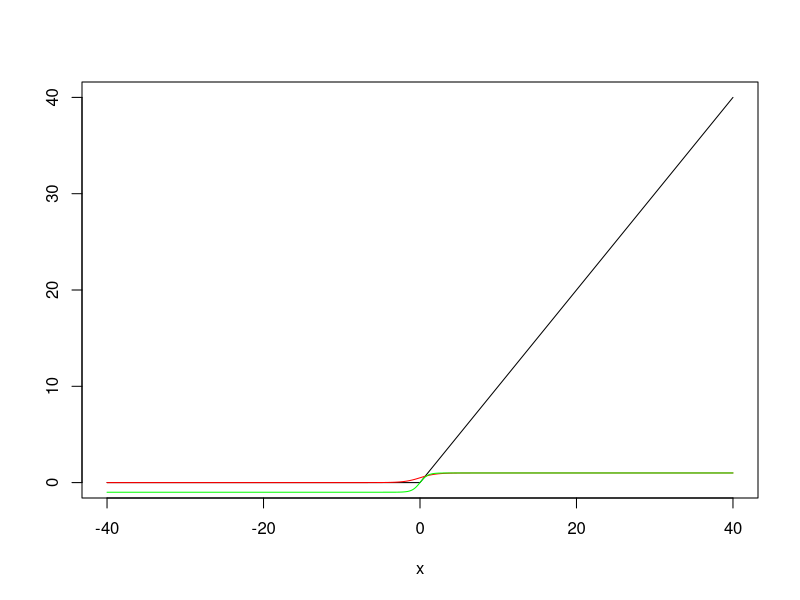

Recreate this plot in R.
x <- seq(from = -40, to = 40, by = 0.01)

sig <- 1 / (1 + exp(-x))
hinge <- function(a) {
  return(max(0, a))
}
relu <- unlist(lapply(x, hinge))

plot(x,
     relu,
     type = 'l',
     ylab = '')
lines(x, sig , col = 'red')
lines(x, tanh(x), col = 'green')
